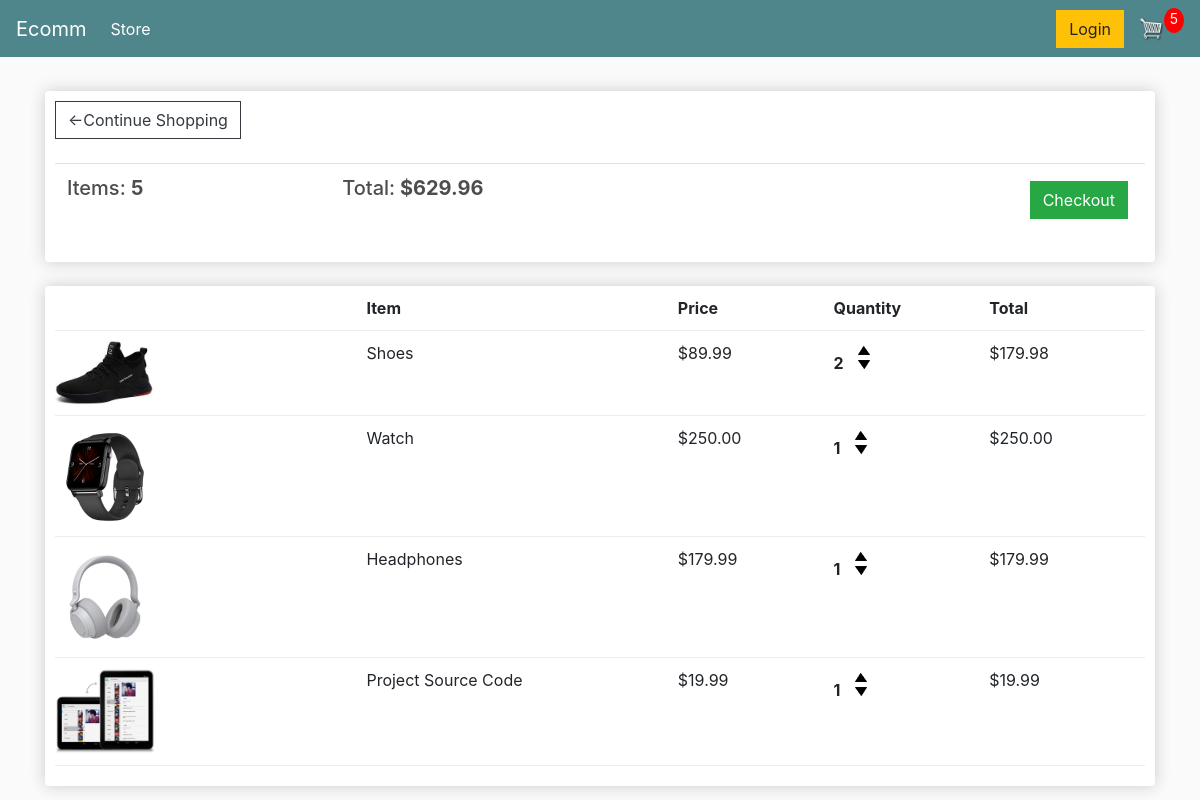
The app's page /cart/ (signed in) with its own data.
### store/models.py (models this page shows, shortened)
class Order(models.Model):
	customer=models.ForeignKey(Customer,on_delete=models.SET_NULL,null=True,blank=True)
	date_ordered=models.DateTimeField(auto_now_add=True)
	complete=models.BooleanField(default=False,null=True,blank=False)
	transaction_id=models.CharField(max_length=200,null=True)
	@property
	def get_cart_total(self):
		orderitem=self.orderitem_set.all() #getting all orderitem in a given order in orderitem
		total=sum(item.get_total for item in orderitem) #looping over diff orderitems in a given order
		return total
	def get_cart_items(self):
		orderitem=self.orderitem_set.all()
		total=sum(item.quantity for item in orderitem)
		return total

class OrderItem(models.Model):
	product = models.ForeignKey(Product, on_delete=models.SET_NULL, null=True)#multiple orders multiple items in cart
	order = models.ForeignKey(Order, on_delete=models.SET_NULL, null=True)
	quantity = models.IntegerField(default=0, null=True, blank=True)
	date_added = models.DateTimeField(auto_now_add=True)
	@property
	def get_total(self):
		total=self.product.price*self.quantity
		return total

class Product(models.Model):
	name=models.CharField(max_length=200,null=True)
	price=models.DecimalField(max_digits=5,decimal_places=2)
	digital=models.BooleanField(default=False,null=True,blank=False)#to check wether we need to ship it or not
	image=models.ImageField(null=True)
	@property #if image is not present else we will get error if we dont want to use decorator simply use product.image.url in store.html
	def imageURL(self):
		try:
			url=self.image.url
		except:
			url=""
		return url

### store/views.py (the view)
# urls.py: path('cart/',views.cart,name="cart"),
def cart(request):
	data = cartData(request)
	cartItems = data['cartItems']
	order = data['order']
	items = data['items']
	context = {'items':items,'order':order,'cartItems':cartItems}
	return render(request, 'store/cart.html', context)

### store/utility.py (called while the page is built)
def cartData(request):
	if request.user.is_authenticated:
		customer = request.user.customer
		order, created = Order.objects.get_or_create(customer=customer, complete=False)
		items = order.orderitem_set.all() #querying with parent table order we get orderitem
		cartItems = order.get_cart_items
	else:
		cookieData = cookieCart(request)
		cartItems = cookieData['cartItems']
		order = cookieData['order']
		items = cookieData['items']
	return {'cartItems':cartItems, 'order':order, 'items':items}

### store/templates/store/cart.html
{% extends 'store/main.html' %}
{% load static %}
{% block content %}
<div class='row'>
  <div class="col-lg-12">
   <div class='box-element'>
   <a class="btn btn-outline-dark" href="{%url 'store'%}">&#x2190;Continue Shopping</a>
    <br>
	<br>
	<table class="table">
		<tr>
			<th><h5>Items: <strong>{{order.get_cart_items}}</strong></h5></th>
			<th><h5>Total:<strong> ${{order.get_cart_total|floatformat:2}}</strong></h5></th>
			<th>
				<a  style="float:right; margin:5px;" class="btn btn-success" href="{% url 'checkout' %}">Checkout</a>
			</th>
		</tr>
	</table>
    </div>
   <br>
   <div class='box-element'>
   <div class="cart-row">
		<div style="flex:2"></div>
		<div style="flex:2"><strong>Item</strong></div>
		<div style="flex:1"><strong>Price</strong></div>
		<div style="flex:1"><strong>Quantity</strong></div>
		<div style="flex:1"><strong>Total</strong></div>
	</div>
	{%for item in items%}
	<div class="cart-row">
		<div style="flex:2"><img class="row-image" src="{{item.product.imageURL}}"></div>
		<div style="flex:2"><p>{{item.product.name}}</p></div>
		<div style="flex:1"><p>${{item.product.price}}</p></div>
		<div style="flex:1">
			<p class="quantity">{{item.quantity}}</p>
			<div class="quantity">
				<img data-product={{item.product.id}} data-action='add'class="chg-quantity update-cart" src="{% static  'images/arrow-up.png' %}">
				<img data-product={{item.product.id}} data-action='remove' class="chg-quantity update-cart" src="{% static  'images/arrow-down.png' %}">
			</div>
		</div>
		<div style="flex:1"><p>${{item.get_total|floatformat:2}}</p></div>
   </div>
    {%endfor%}
   </div>
</div>
{% endblock content %}

### store/templates/store/main.html (shortened to what this page needs)
{% load static %}
<html>
    <head>
		<link rel="stylesheet" href="https://stackpath.bootstrapcdn.com/bootstrap/4.4.1/css/bootstrap.min.css">
        <link rel="stylesheet" type="text/css" href="{% static 'css/main.css' %}">
     </head>
     <body>
     <nav class="navbar navbar-expand-lg navbar-dark bg-dark">
		<a class="navbar-brand" href="{% url 'store' %}">Ecomm</a>
		<div class="collapse navbar-collapse" id="navbarSupportedContent">
			<ul class="navbar-nav mr-auto">
			<li class="nav-item active">
				<a class="nav-link" href="{% url 'store' %}">Store <span class="sr-only">(current)</span></a>
			</li>
			</ul>
			<div class="form-inline my-2 my-lg-0">
				<a href="#"class="btn btn-warning">Login</a>
				<a href="{% url 'cart' %}">
					<img  id="cart-icon" src="{% static 'images/cart.png' %}">
				</a>
				<p id="cart-total">{{cartItems}}</p>
    </div>
		</div>
    </nav>
         <div class="container">
                <br>
                {% block content %}
                 {% endblock content %}
         </div>
     </body>
</html>

### static/css/main.css (style rules this page uses)
body { background-color: hsl(0, 0%, 98%); }
h1,h2,h3,h4,h5,h6 { color:hsl(0, 0%, 30%); }
.box-element { box-shadow:hsl(0, 0%, 80%) 0 0 16px; background-color: #fff; border-radius: 4px; padding: 10px; }
.bg-dark { background-color: #4f868c!important; }
#cart-icon { width:25px; display: inline-block; margin-left: 15px; }
#cart-total { display: block; text-align: center; color:#fff; background-color: red; width: 20px; height: 25px; border-radius: 50%; font-size: 14px; }
.col-lg-4, .col-lg-6, .col-lg-8, .col-lg-12 { margin-top: 10px; }
.btn { border-radius: 0; }
.row-image { width: 100px; }
.cart-row { display: flex; align-items: flex-stretch; padding-bottom: 10px; margin-bottom: 10px; border-bottom: 1px solid #ececec; }
.quantity { display: inline-block; font-weight: 700; padding-right:10px; }
.chg-quantity { width: 12px; cursor: pointer; display: block; margin-top: 5px; transition:.1s; }

### records on screen
Order: id.quantity "5", get_cart_items "5", get_cart_total "629.96"
OrderItem: product.imageURL (picture), product.name "Shoes", product.price "89.99", quantity "2", get_total "179.98"
OrderItem: product.imageURL (picture), product.name "Watch", product.price "250.00", quantity "1", get_total "250.00"
OrderItem: product.imageURL (picture), product.name "Headphones", product.price "179.99", quantity "1", get_total "179.99"
OrderItem: product.imageURL (picture), product.name "Project Source Code", product.price "19.99", quantity "1", get_total "19.99"
